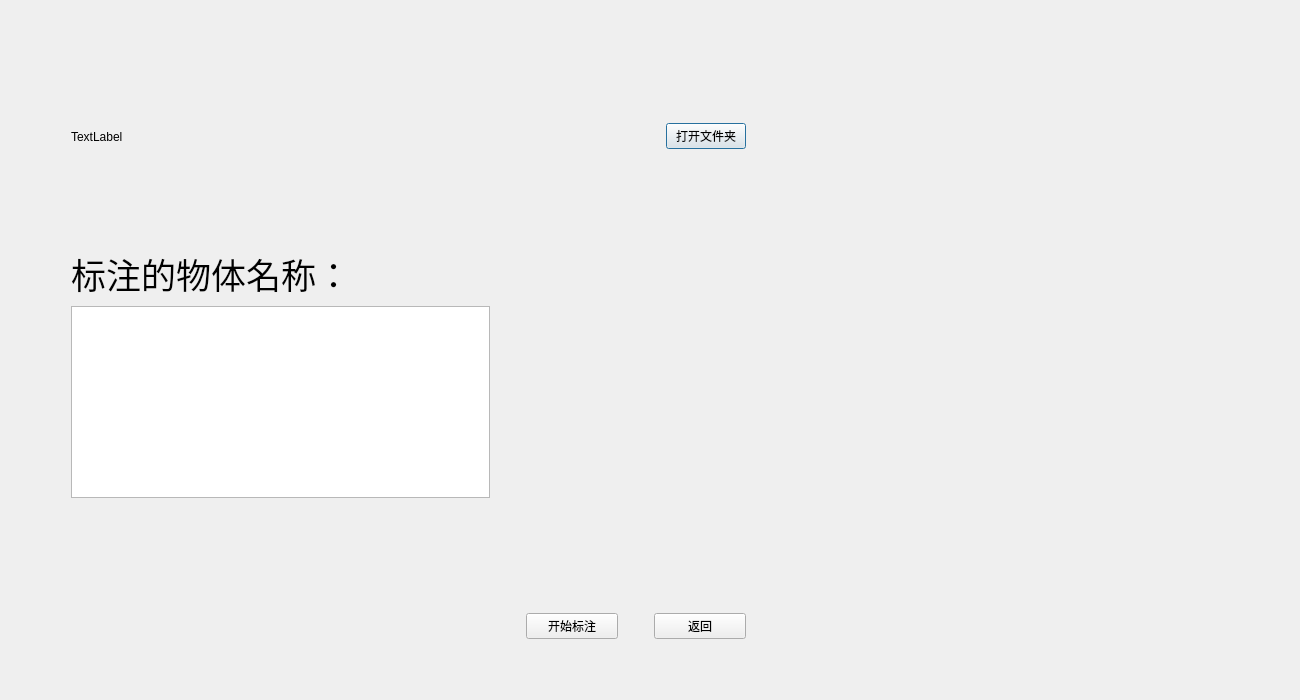
<?xml version="1.0" encoding="UTF-8"?>
<ui version="4.0">
 <class>Mark</class>
 <widget class="QDialog" name="Mark">
  <property name="geometry">
   <rect>
    <x>0</x>
    <y>0</y>
    <width>1300</width>
    <height>700</height>
   </rect>
  </property>
  <property name="windowTitle">
   <string>图片标注</string>
  </property>
  <property name="layoutDirection">
   <enum>Qt::LeftToRight</enum>
  </property>
  <property name="autoFillBackground">
   <bool>false</bool>
  </property>
  <layout class="QVBoxLayout" name="verticalLayout_3">
   <item>
    <layout class="QVBoxLayout" name="verticalLayout" stretch="7,0">
     <item>
      <layout class="QVBoxLayout" name="verticalLayout_2">
       <item>
        <layout class="QHBoxLayout" name="horizontalLayout_2" stretch="0,3,2">
         <item>
          <spacer name="horizontalSpacer">
           <property name="orientation">
            <enum>Qt::Horizontal</enum>
           </property>
           <property name="sizeHint" stdset="0">
            <size>
             <width>20</width>
             <height>20</height>
            </size>
           </property>
          </spacer>
         </item>
         <item>
          <layout class="QVBoxLayout" name="verticalLayout_5" stretch="0,1,0,3,0">
           <item>
            <spacer name="verticalSpacer_3">
             <property name="orientation">
              <enum>Qt::Vertical</enum>
             </property>
             <property name="sizeHint" stdset="0">
              <size>
               <width>20</width>
               <height>60</height>
              </size>
             </property>
            </spacer>
           </item>
           <item>
            <layout class="QVBoxLayout" name="verticalLayout_6">
             <item>
              <layout class="QHBoxLayout" name="horizontalLayout_4" stretch="0,1,0,0">
               <item>
                <spacer name="horizontalSpacer_9">
                 <property name="orientation">
                  <enum>Qt::Horizontal</enum>
                 </property>
                 <property name="sizeHint" stdset="0">
                  <size>
                   <width>40</width>
                   <height>20</height>
                  </size>
                 </property>
                </spacer>
               </item>
               <item>
                <layout class="QVBoxLayout" name="verticalLayout_7" stretch="1,0,1">
                 <item>
                  <spacer name="verticalSpacer_7">
                   <property name="orientation">
                    <enum>Qt::Vertical</enum>
                   </property>
                   <property name="sizeHint" stdset="0">
                    <size>
                     <width>20</width>
                     <height>40</height>
                    </size>
                   </property>
                  </spacer>
                 </item>
                 <item>
                  <widget class="QLabel" name="labelOpen">
                   <property name="text">
                    <string>TextLabel</string>
                   </property>
                  </widget>
                 </item>
                 <item>
                  <spacer name="verticalSpacer_8">
                   <property name="orientation">
                    <enum>Qt::Vertical</enum>
                   </property>
                   <property name="sizeHint" stdset="0">
                    <size>
                     <width>20</width>
                     <height>40</height>
                    </size>
                   </property>
                  </spacer>
                 </item>
                </layout>
               </item>
               <item>
                <widget class="QPushButton" name="pushButtonOpenImgDirs">
                 <property name="text">
                  <string>打开文件夹</string>
                 </property>
                </widget>
               </item>
               <item>
                <spacer name="horizontalSpacer_5">
                 <property name="orientation">
                  <enum>Qt::Horizontal</enum>
                 </property>
                 <property name="sizeHint" stdset="0">
                  <size>
                   <width>40</width>
                   <height>20</height>
                  </size>
                 </property>
                </spacer>
               </item>
              </layout>
             </item>
            </layout>
           </item>
           <item>
            <spacer name="verticalSpacer_4">
             <property name="orientation">
              <enum>Qt::Vertical</enum>
             </property>
             <property name="sizeHint" stdset="0">
              <size>
               <width>20</width>
               <height>40</height>
              </size>
             </property>
            </spacer>
           </item>
           <item>
            <layout class="QHBoxLayout" name="horizontalLayout" stretch="0,3,2,0">
             <item>
              <spacer name="horizontalSpacer_7">
               <property name="orientation">
                <enum>Qt::Horizontal</enum>
               </property>
               <property name="sizeHint" stdset="0">
                <size>
                 <width>40</width>
                 <height>20</height>
                </size>
               </property>
              </spacer>
             </item>
             <item>
              <layout class="QVBoxLayout" name="verticalLayout_8" stretch="0,0,0">
               <item>
                <widget class="QLabel" name="labelList">
                 <property name="sizePolicy">
                  <sizepolicy hsizetype="Fixed" vsizetype="Fixed">
                   <horstretch>0</horstretch>
                   <verstretch>0</verstretch>
                  </sizepolicy>
                 </property>
                 <property name="font">
                  <font>
                   <family>楷体</family>
                   <pointsize>26</pointsize>
                  </font>
                 </property>
                 <property name="text">
                  <string>标注的物体名称：</string>
                 </property>
                </widget>
               </item>
               <item alignment="Qt::AlignVCenter">
                <widget class="QListView" name="listView">
                 <property name="sizePolicy">
                  <sizepolicy hsizetype="Expanding" vsizetype="Preferred">
                   <horstretch>0</horstretch>
                   <verstretch>0</verstretch>
                  </sizepolicy>
                 </property>
                 <property name="font">
                  <font>
                   <family>楷体</family>
                   <pointsize>35</pointsize>
                  </font>
                 </property>
                 <property name="horizontalScrollBarPolicy">
                  <enum>Qt::ScrollBarAsNeeded</enum>
                 </property>
                 <property name="flow">
                  <enum>QListView::TopToBottom</enum>
                 </property>
                 <property name="isWrapping" stdset="0">
                  <bool>false</bool>
                 </property>
                 <property name="itemAlignment">
                  <set>Qt::AlignCenter</set>
                 </property>
                </widget>
               </item>
               <item>
                <spacer name="verticalSpacer_9">
                 <property name="orientation">
                  <enum>Qt::Vertical</enum>
                 </property>
                 <property name="sizeHint" stdset="0">
                  <size>
                   <width>20</width>
                   <height>17</height>
                  </size>
                 </property>
                </spacer>
               </item>
              </layout>
             </item>
             <item>
              <layout class="QVBoxLayout" name="verticalLayout_9">
               <item>
                <spacer name="verticalSpacer_6">
                 <property name="orientation">
                  <enum>Qt::Vertical</enum>
                 </property>
                 <property name="sizeHint" stdset="0">
                  <size>
                   <width>20</width>
                   <height>40</height>
                  </size>
                 </property>
                </spacer>
               </item>
               <item>
                <layout class="QHBoxLayout" name="horizontalLayout_3" stretch="1,3,1,3,1">
                 <item>
                  <spacer name="horizontalSpacer_2">
                   <property name="orientation">
                    <enum>Qt::Horizontal</enum>
                   </property>
                   <property name="sizeHint" stdset="0">
                    <size>
                     <width>2</width>
                     <height>10</height>
                    </size>
                   </property>
                  </spacer>
                 </item>
                 <item>
                  <widget class="QPushButton" name="pushButton">
                   <property name="sizePolicy">
                    <sizepolicy hsizetype="Minimum" vsizetype="Preferred">
                     <horstretch>0</horstretch>
                     <verstretch>0</verstretch>
                    </sizepolicy>
                   </property>
                   <property name="text">
                    <string>开始标注</string>
                   </property>
                  </widget>
                 </item>
                 <item>
                  <spacer name="horizontalSpacer_4">
                   <property name="orientation">
                    <enum>Qt::Horizontal</enum>
                   </property>
                   <property name="sizeHint" stdset="0">
                    <size>
                     <width>2</width>
                     <height>10</height>
                    </size>
                   </property>
                  </spacer>
                 </item>
                 <item>
                  <widget class="QPushButton" name="pushButtonBack">
                   <property name="sizePolicy">
                    <sizepolicy hsizetype="Minimum" vsizetype="Preferred">
                     <horstretch>0</horstretch>
                     <verstretch>0</verstretch>
                    </sizepolicy>
                   </property>
                   <property name="text">
                    <string>返回</string>
                   </property>
                  </widget>
                 </item>
                 <item>
                  <spacer name="horizontalSpacer_3">
                   <property name="orientation">
                    <enum>Qt::Horizontal</enum>
                   </property>
                   <property name="sizeHint" stdset="0">
                    <size>
                     <width>2</width>
                     <height>10</height>
                    </size>
                   </property>
                  </spacer>
                 </item>
                </layout>
               </item>
              </layout>
             </item>
             <item>
              <spacer name="horizontalSpacer_8">
               <property name="orientation">
                <enum>Qt::Horizontal</enum>
               </property>
               <property name="sizeHint" stdset="0">
                <size>
                 <width>10</width>
                 <height>20</height>
                </size>
               </property>
              </spacer>
             </item>
            </layout>
           </item>
           <item>
            <spacer name="verticalSpacer_2">
             <property name="orientation">
              <enum>Qt::Vertical</enum>
             </property>
             <property name="sizeHint" stdset="0">
              <size>
               <width>20</width>
               <height>30</height>
              </size>
             </property>
            </spacer>
           </item>
          </layout>
         </item>
         <item>
          <layout class="QVBoxLayout" name="verticalLayout_4" stretch="7">
           <item>
            <spacer name="verticalSpacer_5">
             <property name="orientation">
              <enum>Qt::Vertical</enum>
             </property>
             <property name="sizeHint" stdset="0">
              <size>
               <width>20</width>
               <height>40</height>
              </size>
             </property>
            </spacer>
           </item>
          </layout>
         </item>
        </layout>
       </item>
      </layout>
     </item>
     <item>
      <spacer name="verticalSpacer">
       <property name="orientation">
        <enum>Qt::Vertical</enum>
       </property>
       <property name="sizeHint" stdset="0">
        <size>
         <width>20</width>
         <height>20</height>
        </size>
       </property>
      </spacer>
     </item>
    </layout>
   </item>
  </layout>
 </widget>
 <resources/>
 <connections/>
</ui>
